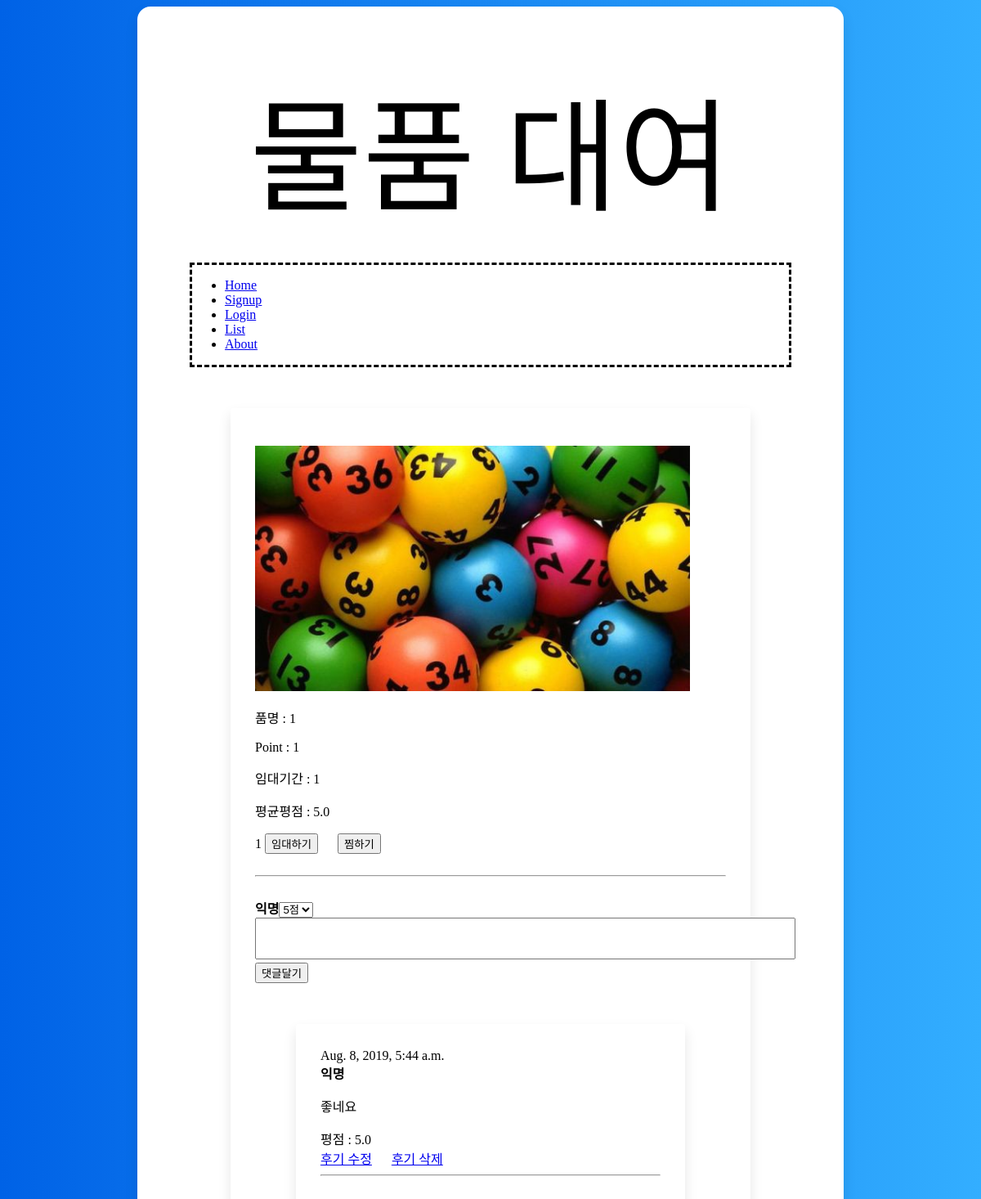
Page /blog/3 on the earlier database version.
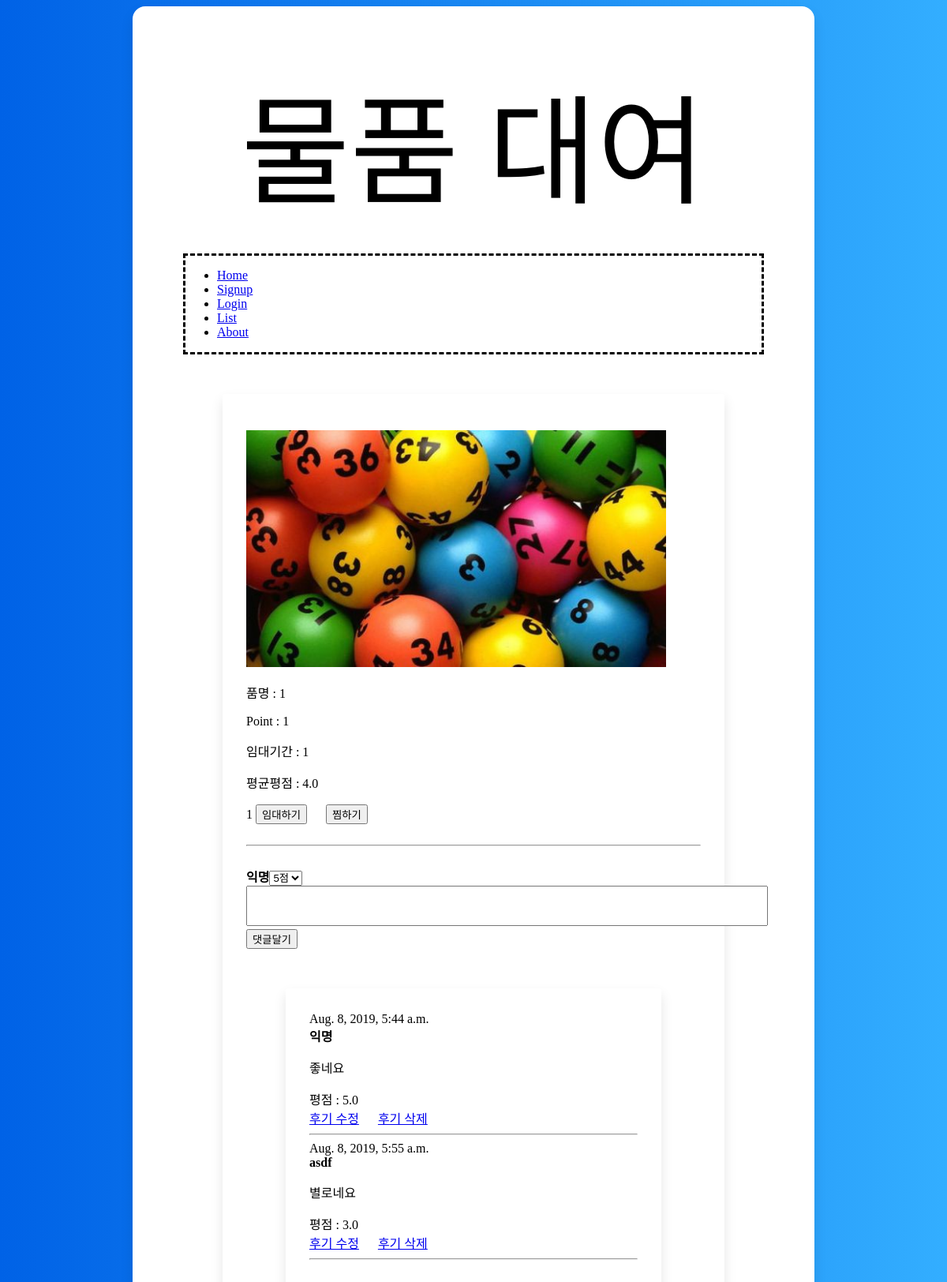
Same page on the later database version.
### blog/models.py (models this page shows, shortened)
class Comment(models.Model):
    post = models.ForeignKey(Portfolio, on_delete=models.CASCADE, related_name='com', null=True)
    작성자 = models.CharField(max_length=200)
    내용 = models.TextField()
    created_date = models.DateTimeField(default=timezone.now)
    approved_comment = models.BooleanField(default=False)
    grade_total= (
    (5, '5점'),
    (4, '4점'),
    (3, '3점'),
    (2, '2점'),
    (1, '1점'),
    )
    평점 = models.FloatField(
        choices=grade_total,
        default= 5
    )

### blog/views.py (the view)
# urls.py: path('blog/<int:blog_id>', views.detail, name='detail'),
def detail(request, blog_id):
    blog_detail = get_object_or_404(Portfolio, pk=blog_id)
    a = Comment.objects.filter(post=blog_id).aggregate(Avg('평점'))
    b = a['평점__avg']
    if b is None:
        average = 0
    else:
        average = round(b,1)
    if request.method =="POST":
        form = CommentForm(request.POST)
        if form.is_valid():
            comment = form.save(commit=False)
            comment.post = blog_detail #어디에 달건지 저장
            comment.save()
    else:
        form = CommentForm()
    return render(request, 'detail.html', {'blog': blog_detail,'form':form,"average":average})

### blog/forms.py
class CommentForm(forms.ModelForm):
    class Meta:
        model = Comment
        fields = ('작성자', '내용', '평점')

### blog/templates/detail.html (shortened to what this page needs)
{% extends 'base.html' %}
{% block content %}
        <div class="bigbox">
                <div class="review">
                    <p><img src="{{ blog.사진.url }}" style="height: 300px;" alt="hyeonee"></p>
                    <p>품명 : {{ blog.제목 }}</p>
                    <p>Point : {{ blog.포인트 }}</p>
                    <p>임대기간 : {{ blog.임대기간 }}</p>
                    <p>평균평점 : {{average}}</p>
                    {{blog.내용}}
                    <input type='button' value='임대하기'> &emsp;
                    <input type='button' value='찜하기'> <br><br><hr><br>
                    <form method = "POST" enctype = "multipart/form-data">
                        {% if user.is_authenticated %}
                        <input type="hidden" name="작성자" maxlength="10" required id="id_작성자" value="{{ user.username }}">
                        <strong>{{ user.username }}</strong>{{form.평점}}
                        {% else %}
                        <strong>익명</strong>{{form.평점}}
                        {% endif %}
                        <br>
                        <textarea name="내용" cols="80" rows="3" maxlength="100" required id="id_내용" style="resize:none;"></textarea>
                        <input type = "submit" value="댓글달기">
                        <br>
                    </form>
                    <div class="box">
                        {% for comment in blog.com.all %}
                            <div class="comment">
                                <div class="date">{{ comment.created_date }}</div>
                                <strong>{{ comment.작성자 }}</strong>
                                <p>{{ comment.내용|linebreaks }}</p>평점 : {{comment.평점}}
                            </div>
                            <a href="{% url 'co_update' comment.id %}">후기 수정</a> &emsp;
                            <a href="{% url 'co_delete' comment.id %}">후기 삭제</a>
                            <hr>
                            {% empty %}
                            <p>아직 댓글이 없습니다. :(</p>
                        {% endfor %}
                    </div>
                </div>
        </div>
{% endblock %}

Differences in the rows shown:
added Comment: created_date "Aug. 8, 2019, 5:55 a.m.", 작성자 "asdf", 내용 "별로네요", 평점 "3.0"
Other differences:
{{ average }}: "5.0" → "4.0"
